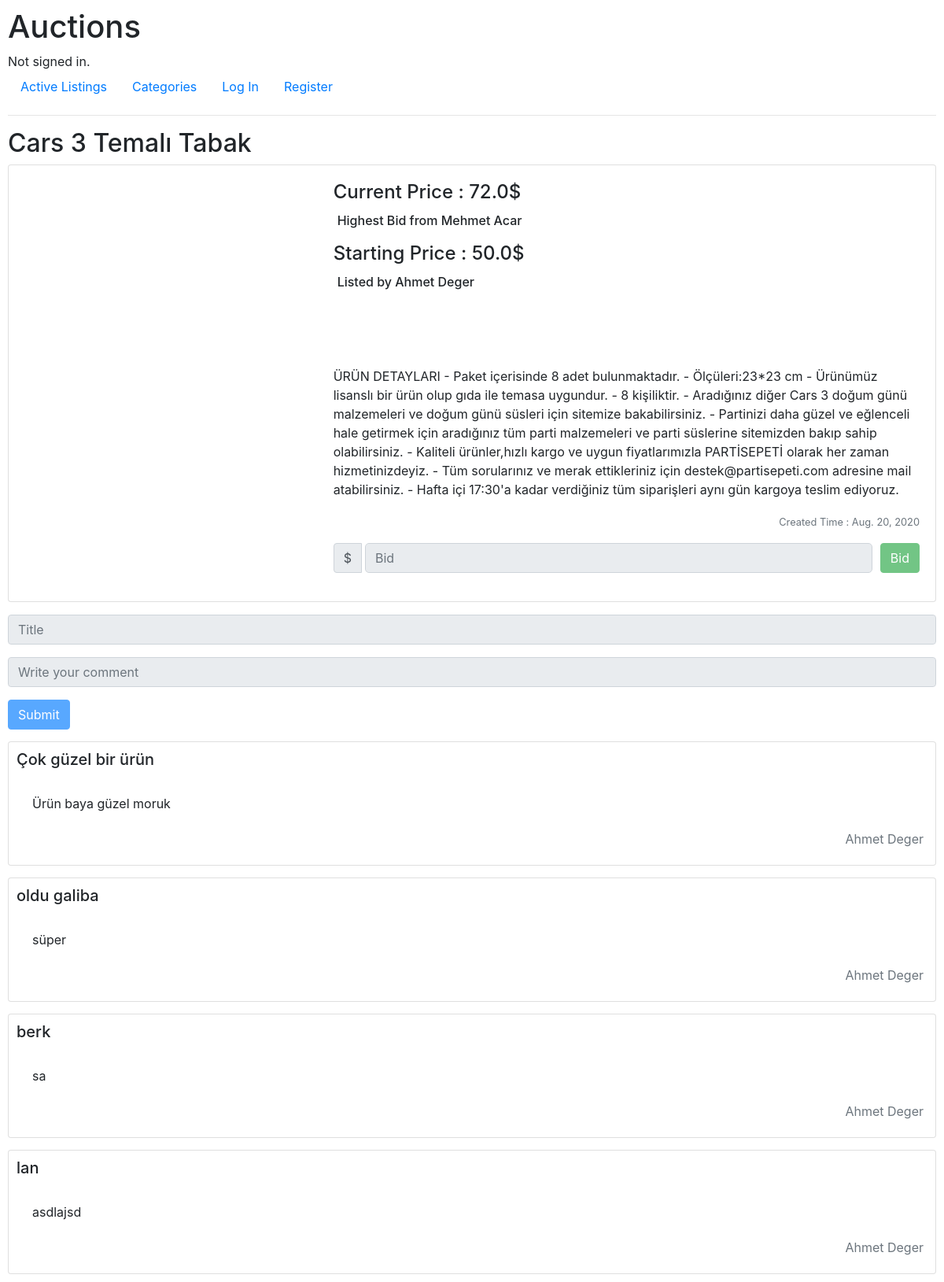
Page /listings/1 on the committed database.
### auctions/models.py (models this page shows, shortened)
class Product(models.Model):
    title = models.CharField(max_length=255)
    startingBid = models.FloatField(default=0)
    Bid = models.FloatField()
    ImageUrl = models.CharField(max_length=500)
    description = models.TextField()
    category = models.ForeignKey(Category,on_delete=models.CASCADE,related_name="category")
    createdTime = models.DateField()
    seller = models.ForeignKey(User,on_delete=models.CASCADE,related_name="seller")
    active = models.BooleanField(default=1)
    owner = models.IntegerField()

class User(AbstractUser):
    pass

class Comment(models.Model):
    author = models.ForeignKey(User,on_delete=models.CASCADE,related_name="author")
    product = models.ForeignKey(Product,on_delete=models.CASCADE,related_name="productid")
    commentTitle = models.CharField(max_length=64)
    comment = models.TextField()

### auctions/views.py (the view)
# urls.py: path("listings/<int:listing_id>",views.listings, name="listing"),
def listings(request,listing_id):
    product = Product.objects.get(pk=listing_id)
    comments = Comment.objects.filter(product=listing_id)
    bids = Bid.objects.filter(product=listing_id)
    owner = User.objects.get(pk=product.owner)
    return render(request,"auctions/listings.html",{
        "product" : product,
        "comments" : comments,
        "bids" : bids,
        "owner" : owner
    })

### auctions/templates/auctions/listings.html (shortened to what this page needs)
{% extends "auctions/layout.html" %}
{% block body %}
<h2>{{product.title}}</h2>
        <div class="card mb-3" >
            <div class="row no-gutters">
                <div class="col-md-4">
                </div>
                <div class="col-md-8">
                  <div class="card-body">
                    {% if product.Bid != 0 %}
                      <h4 class="card-title" style="text-align: left;">Current Price :  {{product.Bid}}$ <h6 style="padding-left: 5px;padding-bottom: 10px;">Highest Bid from {{ owner.first_name }} {{ owner.last_name}}</h6> </h4>
                    {%else%}
                    <h6 class="alert alert-light" style="padding-bottom: 10px;text-align: left;">Nobody else have offer this product</h6>
                    {% endif %}
                    <h4 class="card-title" style="text-align: left;">Starting Price : {{product.startingBid}}$ <h6 style="padding-left: 5px;padding-bottom: 90px;">Listed by {{product.seller.first_name}} {{product.seller.last_name}}</h6> </h4>
                    <p class="card-text">{{product.description}}</p>
                    <p class="card-text" style="text-align:right;"><small class="text-muted">Created Time : {{product.createdTime}}</small></p>
                    {% if user.is_authenticated %}
                    <form action="{% url 'bid' product.id %}" method="post">
                    {% csrf_token %}
                    <div class="input-group mb-3 col-md-3">
                      <div class="input-group-prepend">
                        <span class="input-group-text" >$</span>
                      </div>
                      <input type="number" class="form-control" aria-label="Amount (to the nearest dollar)" style="border-radius: 5px;margin-left: 5px;" placeholder="Bid" name="bid">
                      <button type="submit" class="btn btn-success" style="margin-left: 10px;">Bid</button>
                    </div>
                    </form>
                    {% else %}
                      <div class="input-group mb-3">
                            <div class="input-group-prepend">
                              <span class="input-group-text">$</span>
                            </div>
                            <input type="number" class="form-control" aria-label="Amount (to the nearest dollar)" style="border-radius: 5px;margin-left: 5px;" placeholder="Bid" disabled>
                            <button type="submit" class="btn btn-success" style="margin-left: 10px;" disabled>Bid</button>
                        </div>
                    {% endif %}
                  </div>
                </div>
              </div>
        </div>
        {% if user.is_authenticated %}
            <form action="{% url 'comment' product.id %}" method="post">
                {% csrf_token %}
                <div class="form-group">
                    <input autofocus class="form-control" type="text" name="title" placeholder="Title">
                </div>
                <div class="form-group">
                    <input class="form-control" type="text" name="comment" placeholder="Write your comment">
                </div>
                <input class="btn btn-primary" type="submit" value="Submit">
        {% else %}
        <form>
            <fieldset disabled>
              <div class="form-group">
                <input type="text" id="disabledTextInput" class="form-control" placeholder="Title">
              </div>
              <div class="form-group">
                <input type="text" id="disabledTextInput" class="form-control" placeholder="Write your comment">
              </div>
              <button type="submit" class="btn btn-primary">Submit</button>
            </fieldset>
          </form>
        {% endif %}
        {% if comments %}
            {% for comment in comments %}
            <div class="card" style="margin-top: 15px; padding: 10px;padding-right: 15px;">
                <h5 class="card-title">{{comment.commentTitle}}</h5>
                <div class="card-body">
                    {{comment.comment}}
                </div>
                <h5 class="card-title" style="text-align:right;"><small class="text-muted">{{comment.author.first_name}} {{comment.author.last_name}}</small></h5>
              </div>
            {% endfor %}
        {% endif %}
{% endblock %}

### auctions/templates/auctions/layout.html (shortened to what this page needs)
{% load static %}
<!DOCTYPE html>
<html lang="en">
    <head>
        <link rel="stylesheet" href="https://stackpath.bootstrapcdn.com/bootstrap/4.4.1/css/bootstrap.min.css">
        <link href="{% static 'auctions/styles.css' %}" rel="stylesheet">
    </head>
    <body>
        <h1>Auctions</h1>
        <div>
            {% if user.is_authenticated %}
                Signed in as <strong>{{ user.username }}</strong>.
            {% else %}
                Not signed in.
            {% endif %}
        </div>
        <ul class="nav">
            <li class="nav-item">
                <a class="nav-link" href="{% url 'index' %}">Active Listings</a>
            </li>
            <li class="nav-item">
                    <a class="nav-link" href="{% url 'categories' %}">Categories</a>
                </li>
            {% if user.is_authenticated %}
                <li class="nav-item">
                    <a class="nav-link" href="{% url 'wishlist' %}">Wishlist</a>
                </li>
                <li class="nav-item">
                    <a class="nav-link" href="{% url 'createlisting' %}">Create Listing</a>
                </li>
                <li class="nav-item">
                    <a class="nav-link" href="{% url 'logout' %}">Log Out</a>
                </li>
            {% else %}
                <li class="nav-item">
                    <a class="nav-link" href="{% url 'login' %}">Log In</a>
                </li>
                <li class="nav-item">
                    <a class="nav-link" href="{% url 'register' %}">Register</a>
                </li>
            {% endif %}
        </ul>
        <hr>
        {% block body %}
        {% endblock %}
    </body>
</html>

### auctions/static/auctions/styles.css (style rules this page uses)
body { padding: 10px; }

### rows in the picture
Product: title "Cars 3 Temalı Tabak", Bid "72.0", startingBid "50.0", seller.first_name "Ahmet", seller.last_name "Deger", description "ÜRÜN DETAYLARI - Paket içerisinde 8 adet bulunmaktadır. - Ölçüleri:23*23 cm - Ürünümüz lisanslı bir ürün olup gıda ile temasa uygundur. - 8 kişiliktir. - Aradığınız diğer Cars 3 doğum günü malzemeleri ve doğum günü süsleri için sitemize bakabilirsiniz. - Partinizi daha güzel ve eğlenceli hale getirmek için aradığınız tüm parti malzemeleri ve parti süslerine sitemizden bakıp sahip olabilirsiniz. - Kaliteli ürünler,hızlı kargo ve uygun fiyatlarımızla PARTİSEPETİ olarak her zaman hizmetinizdeyiz. - Tüm sorularınız ve merak ettikleriniz için destek@partisepeti.com adresine mail atabilirsiniz. - Hafta içi 17:30'a kadar verdiğiniz tüm siparişleri aynı gün kargoya teslim ediyoruz.", createdTime "Aug. 20, 2020"
User: first_name "Mehmet", last_name "Acar"
Comment: commentTitle "Çok güzel bir ürün", comment "Ürün baya güzel moruk", author.first_name "Ahmet", author.last_name "Deger"
Comment: commentTitle "oldu galiba", comment "süper", author.first_name "Ahmet", author.last_name "Deger"
Comment: commentTitle "berk", comment "sa", author.first_name "Ahmet", author.last_name "Deger"
Comment: commentTitle "lan", comment "asdlajsd", author.first_name "Ahmet", author.last_name "Deger"
